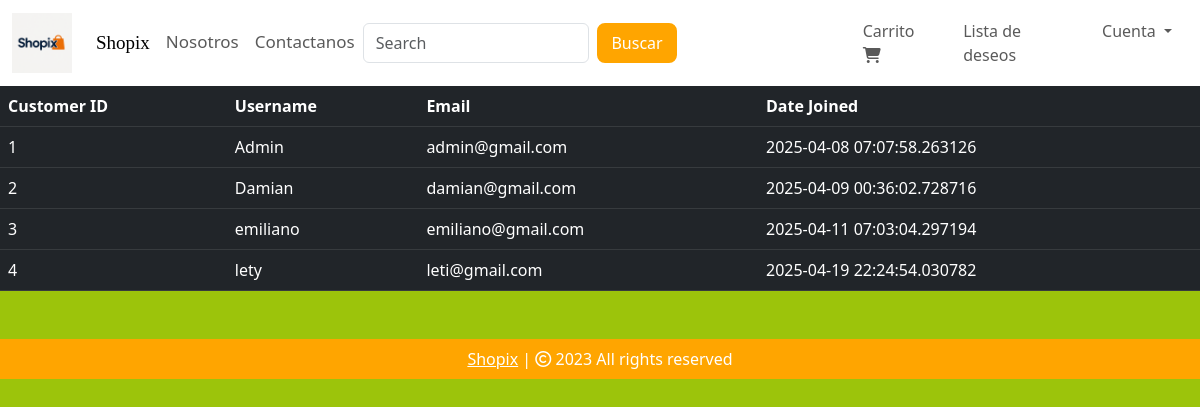
The app's page /clientes (signed in) with its own data.
### website/models.py (models this page shows, shortened)
class Cliente(db.Model, UserMixin):
    id = db.Column(db.Integer, primary_key=True)
    email = db.Column(db.String(100), unique=True)
    username = db.Column(db.String(100))
    password_hash = db.Column(db.String(256))
    date_joined = db.Column(db.DateTime(), default=datetime.utcnow)
    carrito_items = db.relationship('Carrito', backref=db.backref('cliente', lazy=True))
    ordenes = db.relationship('Orden', backref=db.backref('cliente', lazy=True))
    @property
    def password(self):
        raise AttributeError('Password is not a readable attribute')

### website/admin.py (the view)
@admin.route('/clientes')
@login_required
def display_cliente():
    if current_user.id == 1:
        clientes = Cliente.query.all()
        return render_template('customers.html', clientes=clientes)
    return render_template('404.html')

### website/__init__.py (called while the page is built)
def create_app():
    app = Flask(__name__)
    app.config['SECRET_KEY'] = 'esto es una cadena de caracteres'
    app.config['SQLALCHEMY_DATABASE_URI'] = 'mysql+pymysql://root:admin1234@127.0.0.1:3307/Shopix'
    db.init_app(app)
    @app.errorhandler(404)
    def page_not_found(error):
        return render_template('404.html')
    login_manager = LoginManager()
    login_manager.init_app(app)
    login_manager.login_view = 'auth.login'
    @login_manager.user_loader
    def load_user(id):
        return Cliente.query.get(int(id))
    from .views import views
    from .auth import auth
    from .admin import admin
    app.register_blueprint(views, url_prefix='/')
    app.register_blueprint(auth)
    app.register_blueprint(admin, url_prefix='/')
    from .models import Cliente, Producto, Carrito, Orden
    return app

### website/templates/customers.html (shortened to what this page needs)
{% extends 'base.html' %}
{% block body %}
<table class="table table-dark table-hover">
    <thead>
        <tr>
            <th scope="col">Customer ID</th>
            <th scope="col">Username</th>
            <th scope="col">Email</th>
            <th scope="col">Date Joined</th>
        </tr>
    </thead>
    <tbody>
        {% for cliente in clientes %}
        <tr>
        <td>{{ cliente.id }}</td>
        <td>{{ cliente.username }}</td>
        <td>{{ cliente.email }}</td>
        <td>{{ cliente.date_joined }}</td>
        </tr>
        {% endfor %}
    </tbody>
</table>
{% endblock %}

### records on screen
Cliente: id "1", username "Admin", email "admin@gmail.com", date_joined "2025-04-08 07:07:58.263126"
Cliente: id "2", username "Damian", email "damian@gmail.com", date_joined "2025-04-09 00:36:02.728716"
Cliente: id "3", username "emiliano", email "emiliano@gmail.com", date_joined "2025-04-11 07:03:04.297194"
Cliente: id "4", username "lety", email "leti@gmail.com", date_joined "2025-04-19 22:24:54.030782"
